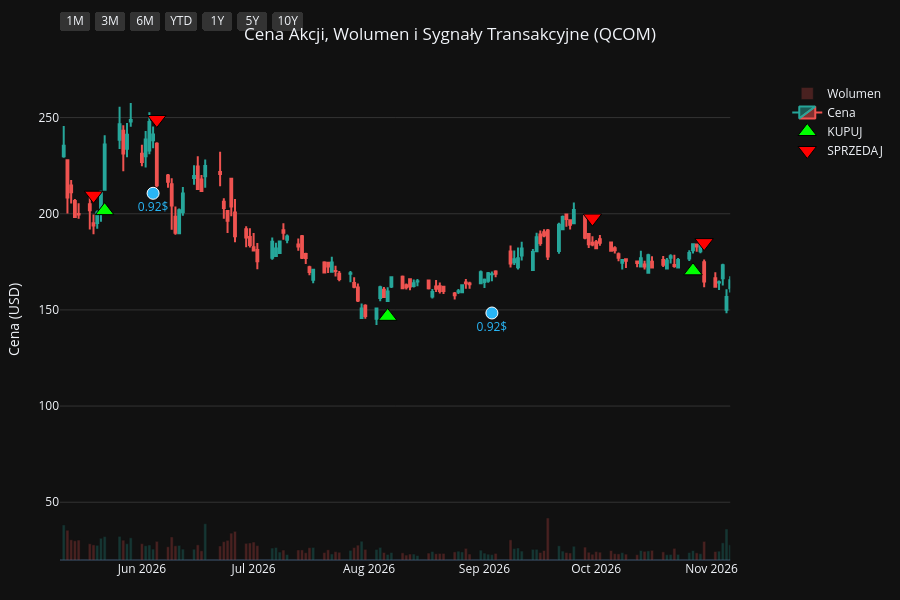
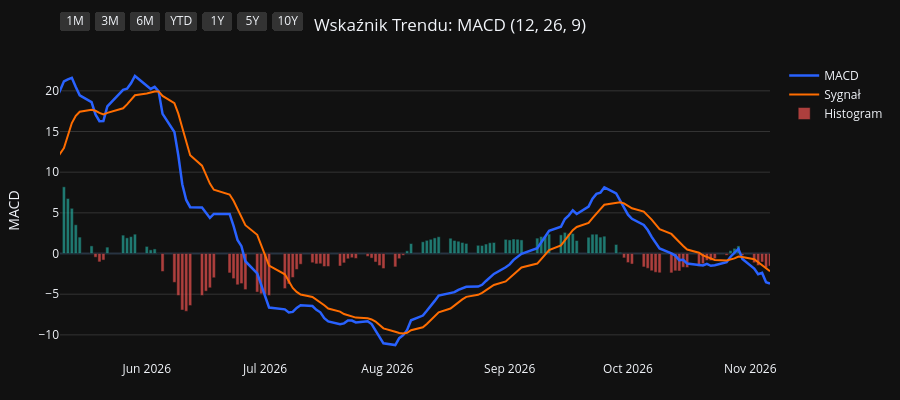
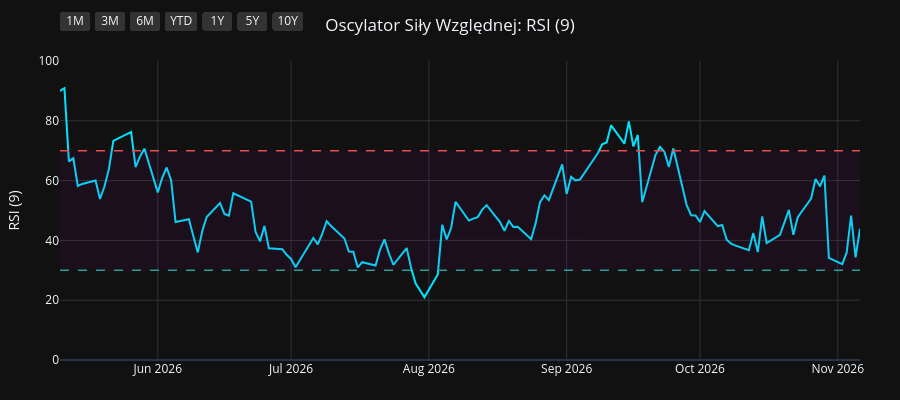
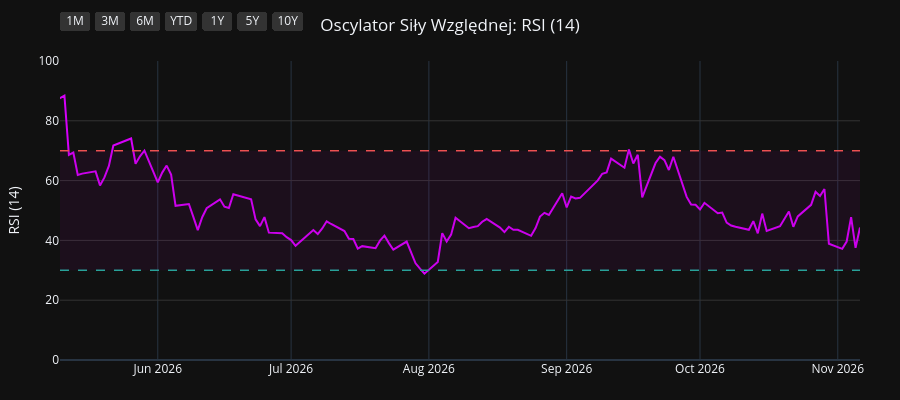

The notebook cell saved with these charts, in order:
### Code cell
import os
import yfinance as yf
import pandas as pd
import pandas_ta as ta
import plotly.graph_objects as go
from plotly.subplots import make_subplots

# 1. Pobranie i przygotowanie danych
symbol = os.environ.get("STOCK_TICKER", "").strip().upper()
if not symbol:
    raise RuntimeError("Set STOCK_TICKER before running price_extractor.ipynb")
df = yf.Ticker(symbol).history(period="10y")
df.index = df.index.tz_localize(None)

# Wskaźniki i sygnały
df.ta.macd(fast=12, slow=26, signal=9, append=True)
df.ta.rsi(length=9, append=True)
df.ta.rsi(length=14, append=True)
df.ta.rsi(length=21, append=True)
df.dropna(inplace=True)

macd = df['MACD_12_26_9']
signal = df['MACDs_12_26_9']
wczorajszy_macd = macd.shift(1)
wczorajszy_signal = signal.shift(1)

df['Decyzja'] = 'BRAK'
df.loc[(macd > signal) & (wczorajszy_macd <= wczorajszy_signal), 'Decyzja'] = 'KUPUJ'
df.loc[(macd < signal) & (wczorajszy_macd >= wczorajszy_signal), 'Decyzja'] = 'SPRZEDAJ'

df_kupuj = df[df['Decyzja'] == 'KUPUJ']
df_sprzedaj = df[df['Decyzja'] == 'SPRZEDAJ']
df_dywidendy = df[df['Dividends'] > 0]
df_splity = df[df['Stock Splits'] > 0]

# Wspólna konfiguracja osi X
konfiguracja_osi_x = dict(
    type="date",
    showspikes=True, spikemode="across", spikesnap="cursor", spikedash="dot", spikecolor="#ffffff", spikethickness=1, hoverformat="%Y-%m-%d",
    rangeselector=dict(
        buttons=list([
            dict(count=1, label="1M", step="month", stepmode="backward"),
            dict(count=3, label="3M", step="month", stepmode="backward"),
            dict(count=6, label="6M", step="month", stepmode="backward"),
            dict(count=1, label="YTD", step="year", stepmode="todate"),
            dict(count=1, label="1Y", step="year", stepmode="backward"),
            dict(count=5, label="5Y", step="year", stepmode="backward"),
            dict(step="all", label="10Y")
        ]),
        bgcolor="#333333", activecolor="#2962ff", x=0, y=1.1
    )
)

# ==========================================
# WYKRES 1: CENA + WOLUMEN + SYGNAŁY
# ==========================================
fig1 = make_subplots(specs=[[{"secondary_y": True}]])

kolory_wolumenu = ['#26a69a' if row['Close'] >= row['Open'] else '#ef5350' for index, row in df.iterrows()]
fig1.add_trace(go.Bar(x=df.index, y=df['Volume'], marker_color=kolory_wolumenu, opacity=0.25, name='Wolumen'), secondary_y=True)
fig1.add_trace(go.Candlestick(x=df.index, open=df['Open'], high=df['High'], low=df['Low'], close=df['Close'], name='Cena', increasing_line_color='#26a69a', decreasing_line_color='#ef5350'), secondary_y=False)
fig1.add_trace(go.Scatter(x=df_kupuj.index, y=df_kupuj['Low'] * 0.95, customdata=df_kupuj[['Low', 'High']], mode='markers', marker=dict(symbol='triangle-up', size=16, color='#00ff00', line=dict(width=1, color='black')), name='KUPUJ', hovertemplate='KUPUJ<br>Najniższa: %{customdata[0]:.2f}<br>Najwyższa: %{customdata[1]:.2f}<extra></extra>'), secondary_y=False)
fig1.add_trace(go.Scatter(x=df_sprzedaj.index, y=df_sprzedaj['High'] * 1.05, customdata=df_sprzedaj[['Low', 'High']], mode='markers', marker=dict(symbol='triangle-down', size=16, color='#ff0000', line=dict(width=1, color='black')), name='SPRZEDAJ', hovertemplate='SPRZEDAJ<br>Najniższa: %{customdata[0]:.2f}<br>Najwyższa: %{customdata[1]:.2f}<extra></extra>'), secondary_y=False)

if not df_dywidendy.empty:
    fig1.add_trace(go.Scatter(x=df_dywidendy.index, y=df_dywidendy['Low'] * 0.90, mode='markers+text', marker=dict(symbol='circle', size=12, color='#29b6f6', line=dict(width=1, color='white')), text=df_dywidendy['Dividends'].apply(lambda x: f"{x}$"), textposition="bottom center", name='Dywidenda', showlegend=False, hovertemplate='Dywidenda: %{text}<extra></extra>', textfont=dict(color="#29b6f6")), secondary_y=False)
if not df_splity.empty:
                    fig1.add_trace(go.Scatter(x=df_splity.index, y=df_splity['High'], mode='markers+text', marker=dict(symbol='star', size=16, color='#ffee58', line=dict(width=1, color='black')), text=df_splity['Stock Splits'].apply(lambda x: f"{x:g}:1" if x >= 1 else f"1:{1 / x:g}"), textposition="top center", name='Split', hovertemplate='%{text}<extra></extra>', textfont=dict(color="#ffee58")), secondary_y=False)

fig1.update_layout(title=dict(text=f"Cena Akcji, Wolumen i Sygnały Transakcyjne ({symbol})", x=0.5, xanchor='center'), dragmode='pan', xaxis_rangeslider_visible=False, template='plotly_dark', height=600, hovermode='x unified', margin=dict(l=60, r=40, t=60, b=40))
fig1.update_xaxes(**konfiguracja_osi_x)
fig1.update_xaxes(range=[df.index.max() - pd.Timedelta(days=180), df.index.max()])
fig1.update_yaxes(title_text="Cena (USD)", secondary_y=False, gridcolor='#333333')
fig1.update_yaxes(range=[0, df['Volume'].max() * 4], showgrid=False, showticklabels=False, secondary_y=True)
fig1.show(config={'scrollZoom': True})

# ==========================================
# WYKRES 2: WSKAŹNIK MACD
# ==========================================
fig2 = go.Figure()
fig2.add_trace(go.Scatter(x=df.index, y=df['MACD_12_26_9'], line=dict(color='#2962ff', width=2.5), name='MACD'))
fig2.add_trace(go.Scatter(x=df.index, y=df['MACDs_12_26_9'], line=dict(color='#ff6d00', width=2), name='Sygnał'))
kolory_macd = ['#26a69a' if val >= 0 else '#ef5350' for val in df['MACDh_12_26_9']]
fig2.add_trace(go.Bar(x=df.index, y=df['MACDh_12_26_9'], marker_color=kolory_macd, name='Histogram', opacity=0.7))
fig2.update_layout(title=dict(text="Wskaźnik Trendu: MACD (12, 26, 9)", x=0.5, xanchor='center'), dragmode='pan', xaxis_rangeslider_visible=False, template='plotly_dark', height=400, hovermode='x unified', margin=dict(l=60, r=40, t=60, b=40))
fig2.update_xaxes(**konfiguracja_osi_x)
fig2.update_xaxes(range=[df.index.max() - pd.Timedelta(days=180), df.index.max()])
fig2.update_yaxes(title_text="MACD", gridcolor='#333333')
fig2.show(config={'scrollZoom': True})

# ==========================================
# WYKRES 3: OSCYLATOR RSI (9)
# ==========================================
fig3 = go.Figure()
fig3.add_trace(go.Scatter(x=df.index, y=df['RSI_9'], line=dict(color='#00e5ff', width=2), name='RSI (9)'))
fig3.add_hline(y=70, line_dash="dash", line_color="#ef5350", line_width=1.5)
fig3.add_hline(y=30, line_dash="dash", line_color="#26a69a", line_width=1.5)
fig3.add_hrect(y0=30, y1=70, line_width=0, fillcolor="purple", opacity=0.1)
fig3.update_layout(title=dict(text="Oscylator Siły Względnej: RSI (9)", x=0.5, xanchor='center'), dragmode='pan', xaxis_rangeslider_visible=False, template='plotly_dark', height=400, hovermode='x unified', margin=dict(l=60, r=40, t=60, b=40))
fig3.update_xaxes(**konfiguracja_osi_x)
fig3.update_xaxes(range=[df.index.max() - pd.Timedelta(days=180), df.index.max()])
fig3.update_yaxes(title_text="RSI (9)", range=[0, 100], gridcolor='#333333')
fig3.show(config={'scrollZoom': True})

# ==========================================
# WYKRES 4: OSCYLATOR RSI (14)
# ==========================================
fig4 = go.Figure()
fig4.add_trace(go.Scatter(x=df.index, y=df['RSI_14'], line=dict(color='#d500f9', width=2), name='RSI (14)'))
fig4.add_hline(y=70, line_dash="dash", line_color="#ef5350", line_width=1.5)
fig4.add_hline(y=30, line_dash="dash", line_color="#26a69a", line_width=1.5)
fig4.add_hrect(y0=30, y1=70, line_width=0, fillcolor="purple", opacity=0.1)
fig4.update_layout(title=dict(text="Oscylator Siły Względnej: RSI (14)", x=0.5, xanchor='center'), dragmode='pan', xaxis_rangeslider_visible=False, template='plotly_dark', height=400, hovermode='x unified', margin=dict(l=60, r=40, t=60, b=40))
fig4.update_xaxes(**konfiguracja_osi_x)
fig4.update_xaxes(range=[df.index.max() - pd.Timedelta(days=180), df.index.max()])
fig4.update_yaxes(title_text="RSI (14)", range=[0, 100], gridcolor='#333333')
fig4.show(config={'scrollZoom': True})

# ==========================================
# WYKRES 5: OSCYLATOR RSI (21)
# ==========================================
fig5 = go.Figure()
fig5.add_trace(go.Scatter(x=df.index, y=df['RSI_21'], line=dict(color='#64dd17', width=2), name='RSI (21)'))
fig5.add_hline(y=70, line_dash="dash", line_color="#ef5350", line_width=1.5)
fig5.add_hline(y=30, line_dash="dash", line_color="#26a69a", line_width=1.5)
fig5.add_hrect(y0=30, y1=70, line_width=0, fillcolor="purple", opacity=0.1)
fig5.update_layout(title=dict(text="Oscylator Siły Względnej: RSI (21)", x=0.5, xanchor='center'), dragmode='pan', xaxis_rangeslider_visible=False, template='plotly_dark', height=400, hovermode='x unified', margin=dict(l=60, r=40, t=60, b=40))
fig5.update_xaxes(**konfiguracja_osi_x)
fig5.update_xaxes(range=[df.index.max() - pd.Timedelta(days=180), df.index.max()])
fig5.update_yaxes(title_text="RSI (21)", range=[0, 100], gridcolor='#333333')
fig5.show(config={'scrollZoom': True})

### Figure 1 — Plotly figure (JSON) as saved in the notebook; plotly's stock layout.template omitted (floating-point values rounded to 4 significant figures; data arrays with more than 128 entries replaced by an {"elided": "..."} marker saying what was removed)
{"data": [{"marker": {"color": {"elided": "2481 str values"}}, "name": "Wolumen", "opacity": 0.25, "type": "bar", "x": {"elided": "2481 str values"}, "xaxis": "x", "y": {"elided": "2481 int values"}, "yaxis": "y2"}, {"close": {"elided": "2481 float values"}, "decreasing": {"line": {"color": "#ef5350"}}, "high": {"elided": "2481 float values"}, "increasing": {"line": {"color": "#26a69a"}}, "low": {"elided": "2481 float values"}, "name": "Cena", "open": {"elided": "2481 float values"}, "type": "candlestick", "x": {"elided": "2481 str values"}, "xaxis": "x", "yaxis": "y"}, {"customdata": {"elided": "93x2 float values"}, "hovertemplate": "KUPUJ<br>Najniższa: %{customdata[0]:.2f}<br>Najwyższa: %{customdata[1]:.2f}<extra></extra>", "marker": {"color": "#00ff00", "line": {"color": "black", "width": 1}, "size": 16, "symbol": "triangle-up"}, "mode": "markers", "name": "KUPUJ", "type": "scatter", "x": ["2017-01-13T00:00:00", "2017-02-10T00:00:00", "2017-04-28T00:00:00", "2017-07-13T00:00:00", "2017-08-11T00:00:00", "2017-09-13T00:00:00", "2017-10-24T00:00:00", "2017-11-02T00:00:00", "2018-01-05T00:00:00", "2018-01-16T00:00:00", "2018-02-27T00:00:00", "2018-04-10T00:00:00", "2018-05-01T00:00:00", "2018-07-10T00:00:00", "2018-08-28T00:00:00", "2018-11-05T00:00:00", "2018-11-26T00:00:00", "2018-12-27T00:00:00", "2019-02-08T00:00:00", "2019-04-02T00:00:00", "2019-04-16T00:00:00", "2019-06-11T00:00:00", "2019-08-16T00:00:00", "2019-10-15T00:00:00", "2019-12-12T00:00:00", "2020-01-10T00:00:00", "2020-02-12T00:00:00", "2020-02-19T00:00:00", "2020-03-26T00:00:00", "2020-06-02T00:00:00", "2020-07-08T00:00:00", "2020-07-30T00:00:00", "2020-09-01T00:00:00", "2020-09-30T00:00:00", "2020-11-05T00:00:00", "2020-12-04T00:00:00", "2021-01-07T00:00:00", "2021-03-15T00:00:00", "2021-04-26T00:00:00", "2021-05-24T00:00:00", "2021-07-23T00:00:00", "2021-07-29T00:00:00", "2021-09-01T00:00:00", "2021-10-14T00:00:00", "2022-02-02T00:00:00", "2022-02-28T00:00:00", "2022-03-02T00:00:00", "2022-03-21T00:00:00", "2022-04-20T00:00:00", "2022-04-25T00:00:00", "2022-04-27T00:00:00", "2022-05-17T00:00:00", "2022-05-26T00:00:00", "2022-06-29T00:00:00", "2022-10-04T00:00:00", "2022-10-19T00:00:00", "2022-11-10T00:00:00", "2023-01-06T00:00:00", "2023-03-20T00:00:00", "2023-05-19T00:00:00", "2023-07-13T00:00:00", "2023-08-29T00:00:00", "2023-09-12T00:00:00", "2023-09-28T00:00:00", "2023-11-01T00:00:00", "2023-12-11T00:00:00", "2024-01-19T00:00:00", "2024-02-12T00:00:00", "2024-05-02T00:00:00", "2024-06-05T00:00:00", "2024-06-17T00:00:00", "2024-08-13T00:00:00", "2024-09-11T00:00:00", "2024-10-29T00:00:00", "2024-11-07T00:00:00", "2024-12-02T00:00:00", "2024-12-24T00:00:00", "2025-01-03T00:00:00", "2025-03-18T00:00:00", "2025-04-21T00:00:00", "2025-06-09T00:00:00", "2025-06-26T00:00:00", "2025-07-28T00:00:00", "2025-08-13T00:00:00", "2025-10-22T00:00:00", "2025-12-03T00:00:00", "2026-01-06T00:00:00", "2026-02-17T00:00:00", "2026-03-20T00:00:00", "2026-03-24T00:00:00", "2026-05-22T00:00:00", "2026-08-06T00:00:00", "2026-10-27T00:00:00"], "xaxis": "x", "y": [48.36, 38.69, 37.66, 41.85, 38.96, 38.21, 40.23, 40.38, 49.76, 50.16, 50.58, 41.54, 38.34, 44.86, 52.58, 48.95, 43.11, 43.25, 39.41, 46.06, 45.77, 56.65, 57.83, 61.99, 70.73, 73.59, 74.76, 72.6, 52.21, 65.96, 76.81, 83.76, 99.41, 97.78, 118.6, 126.0, 127.9, 109.0, 114.0, 110.8, 120.5, 124.2, 124.6, 107.4, 154.2, 143.9, 141.2, 131.3, 120.3, 112.4, 112.2, 117.4, 111.5, 109.6, 104.5, 96.16, 99.44, 96.16, 105.3, 92.77, 106.1, 97.84, 97.63, 97.34, 96.91, 120.3, 131.7, 134.8, 158.1, 186.0, 193.2, 147.8, 144.9, 155.9, 156.2, 144.1, 144.1, 141.3, 143.4, 122.7, 139.9, 144.3, 147.3, 142.2, 154.5, 158.5, 165.2, 131.0, 122.2, 119.8, 201.6, 146.7, 170.3], "yaxis": "y"}, {"customdata": {"elided": "93x2 float values"}, "hovertemplate": "SPRZEDAJ<br>Najniższa: %{customdata[0]:.2f}<br>Najwyższa: %{customdata[1]:.2f}<extra></extra>", "marker": {"color": "#ff0000", "line": {"color": "black", "width": 1}, "size": 16, "symbol": "triangle-down"}, "mode": "markers", "name": "SPRZEDAJ", "type": "scatter", "x": ["2017-01-17T00:00:00", "2017-03-22T00:00:00", "2017-06-08T00:00:00", "2017-07-20T00:00:00", "2017-09-06T00:00:00", "2017-10-18T00:00:00", "2017-10-31T00:00:00", "2017-11-29T00:00:00", "2018-01-09T00:00:00", "2018-01-30T00:00:00", "2018-03-06T00:00:00", "2018-04-23T00:00:00", "2018-06-13T00:00:00", "2018-08-16T00:00:00", "2018-09-24T00:00:00", "2018-11-08T00:00:00", "2018-12-24T00:00:00", "2019-01-17T00:00:00", "2019-03-29T00:00:00", "2019-04-03T00:00:00", "2019-05-08T00:00:00", "2019-07-12T00:00:00", "2019-09-20T00:00:00", "2019-11-20T00:00:00", "2019-12-31T00:00:00", "2020-01-24T00:00:00", "2020-02-18T00:00:00", "2020-02-20T00:00:00", "2020-05-15T00:00:00", "2020-06-23T00:00:00", "2020-07-10T00:00:00", "2020-08-19T00:00:00", "2020-09-03T00:00:00", "2020-10-26T00:00:00", "2020-11-23T00:00:00", "2020-12-11T00:00:00", "2021-01-27T00:00:00", "2021-04-20T00:00:00", "2021-05-04T00:00:00", "2021-07-16T00:00:00", "2021-07-27T00:00:00", "2021-08-09T00:00:00", "2021-09-07T00:00:00", "2021-11-30T00:00:00", "2022-02-11T00:00:00", "2022-03-01T00:00:00", "2022-03-03T00:00:00", "2022-04-05T00:00:00", "2022-04-22T00:00:00", "2022-04-26T00:00:00", "2022-05-11T00:00:00", "2022-05-18T00:00:00", "2022-06-13T00:00:00", "2022-08-01T00:00:00", "2022-10-11T00:00:00", "2022-11-03T00:00:00", "2022-12-07T00:00:00", "2023-02-09T00:00:00", "2023-04-12T00:00:00", "2023-06-22T00:00:00", "2023-08-03T00:00:00", "2023-09-08T00:00:00", "2023-09-21T00:00:00", "2023-10-23T00:00:00", "2023-11-28T00:00:00", "2023-12-29T00:00:00", "2024-01-30T00:00:00", "2024-03-18T00:00:00", "2024-06-04T00:00:00", "2024-06-06T00:00:00", "2024-06-21T00:00:00", "2024-09-06T00:00:00", "2024-10-23T00:00:00", "2024-10-30T00:00:00", "2024-11-12T00:00:00", "2024-12-18T00:00:00", "2025-01-02T00:00:00", "2025-02-07T00:00:00", "2025-04-01T00:00:00", "2025-05-27T00:00:00", "2025-06-20T00:00:00", "2025-07-09T00:00:00", "2025-07-31T00:00:00", "2025-09-30T00:00:00", "2025-11-07T00:00:00", "2025-12-19T00:00:00", "2026-01-12T00:00:00", "2026-03-12T00:00:00", "2026-03-23T00:00:00", "2026-05-19T00:00:00", "2026-06-05T00:00:00", "2026-09-30T00:00:00", "2026-10-30T00:00:00"], "xaxis": "x", "y": [54.1, 46.59, 47.89, 45.65, 42.27, 43.85, 43.7, 57.26, 55.3, 57.02, 53.82, 43.87, 51.54, 56.56, 63.77, 51.94, 47.91, 48.18, 50.83, 51.47, 75.69, 66.81, 70.68, 79.36, 80.35, 84.4, 80.55, 83.16, 70.89, 83.3, 85.98, 104.3, 112.5, 118.9, 135.9, 139.5, 149.2, 125.7, 126.8, 133.6, 134.1, 138.5, 136.3, 175.9, 165.9, 162.5, 162.2, 144.3, 130.4, 129.4, 131.3, 130.3, 125.4, 142.6, 108.0, 102.2, 116.2, 130.6, 121.0, 114.2, 116.5, 105.5, 108.0, 109.0, 125.4, 144.4, 147.6, 170.9, 206.4, 212.4, 215.6, 164.2, 173.7, 172.8, 168.3, 163.0, 159.3, 173.2, 155.9, 151.8, 158.7, 165.2, 160.4, 171.6, 179.2, 183.2, 181.8, 140.3, 139.4, 209.7, 249.0, 197.8, 185.0], "yaxis": "y"}, {"hovertemplate": "Dywidenda: %{text}<extra></extra>", "marker": {"color": "#29b6f6", "line": {"color": "white", "width": 1}, "size": 12, "symbol": "circle"}, "mode": "markers+text", "name": "Dywidenda", "showlegend": false, "text": ["0.53$", "0.57$", "0.57$", "0.57$", "0.57$", "0.62$", "0.62$", "0.62$", "0.62$", "0.62$", "0.62$", "0.62$", "0.62$", "0.65$", "0.65$", "0.65$", "0.65$", "0.68$", "0.68$", "0.68$", "0.68$", "0.75$", "0.75$", "0.75$", "0.75$", "0.8$", "0.8$", "0.8$", "0.8$", "0.85$", "0.85$", "0.85$", "0.85$", "0.89$", "0.89$", "0.89$", "0.89$", "0.92$", "0.92$"], "textfont": {"color": "#29b6f6"}, "textposition": "bottom center", "type": "scatter", "x": ["2017-02-27T00:00:00", "2017-05-26T00:00:00", "2017-08-28T00:00:00", "2017-11-28T00:00:00", "2018-02-27T00:00:00", "2018-05-29T00:00:00", "2018-09-04T00:00:00", "2018-12-06T00:00:00", "2019-03-06T00:00:00", "2019-06-05T00:00:00", "2019-09-11T00:00:00", "2019-12-04T00:00:00", "2020-03-04T00:00:00", "2020-06-03T00:00:00", "2020-09-02T00:00:00", "2020-12-02T00:00:00", "2021-03-03T00:00:00", "2021-06-02T00:00:00", "2021-09-01T00:00:00", "2021-12-01T00:00:00", "2022-03-02T00:00:00", "2022-06-01T00:00:00", "2022-08-31T00:00:00", "2022-11-30T00:00:00", "2023-03-01T00:00:00", "2023-05-31T00:00:00", "2023-08-30T00:00:00", "2023-11-29T00:00:00", "2024-02-28T00:00:00", "2024-05-30T00:00:00", "2024-09-05T00:00:00", "2024-12-05T00:00:00", "2025-03-06T00:00:00", "2025-06-05T00:00:00", "2025-09-04T00:00:00", "2025-12-04T00:00:00", "2026-03-05T00:00:00", "2026-06-04T00:00:00", "2026-09-03T00:00:00"], "xaxis": "x", "y": [39.36, 40.49, 36.72, 48.38, 47.91, 42.32, 50.85, 41.66, 40.67, 50.28, 60.14, 62.41, 61.03, 65.89, 96.5, 119.0, 105.2, 106.4, 118.0, 142.1, 133.7, 113.0, 108.0, 97.74, 102.4, 93.6, 94.32, 108.5, 132.4, 174.8, 139.6, 138.6, 134.3, 128.9, 136.2, 153.5, 121.1, 210.6, 148.4], "yaxis": "y"}], "layout": {"dragmode": "pan", "height": 600, "hovermode": "x unified", "margin": {"b": 40, "l": 60, "r": 40, "t": 60}, "title": {"text": "Cena Akcji, Wolumen i Sygnały Transakcyjne (QCOM)", "x": 0.5, "xanchor": "center"}, "xaxis": {"anchor": "y", "domain": [0.0, 0.94], "hoverformat": "%Y-%m-%d", "range": ["2026-05-10T00:00:00", "2026-11-06T00:00:00"], "rangeselector": {"activecolor": "#2962ff", "bgcolor": "#333333", "buttons": [{"count": 1, "label": "1M", "step": "month", "stepmode": "backward"}, {"count": 3, "label": "3M", "step": "month", "stepmode": "backward"}, {"count": 6, "label": "6M", "step": "month", "stepmode": "backward"}, {"count": 1, "label": "YTD", "step": "year", "stepmode": "todate"}, {"count": 1, "label": "1Y", "step": "year", "stepmode": "backward"}, {"count": 5, "label": "5Y", "step": "year", "stepmode": "backward"}, {"label": "10Y", "step": "all"}], "x": 0, "y": 1.1}, "rangeslider": {"visible": false}, "showspikes": true, "spikecolor": "#ffffff", "spikedash": "dot", "spikemode": "across", "spikesnap": "cursor", "spikethickness": 1, "type": "date"}, "yaxis": {"anchor": "x", "domain": [0.0, 1.0], "gridcolor": "#333333", "title": {"text": "Cena (USD)"}}, "yaxis2": {"anchor": "x", "overlaying": "y", "range": [0, 624077200], "showgrid": false, "showticklabels": false, "side": "right"}}}

### Figure 2 — Plotly figure (JSON) as saved in the notebook; plotly's stock layout.template omitted (floating-point values rounded to 4 significant figures; data arrays with more than 128 entries replaced by an {"elided": "..."} marker saying what was removed)
{"data": [{"line": {"color": "#2962ff", "width": 2.5}, "name": "MACD", "type": "scatter", "x": {"elided": "2481 str values"}, "y": {"elided": "2481 float values"}}, {"line": {"color": "#ff6d00", "width": 2}, "name": "Sygnał", "type": "scatter", "x": {"elided": "2481 str values"}, "y": {"elided": "2481 float values"}}, {"marker": {"color": {"elided": "2481 str values"}}, "name": "Histogram", "opacity": 0.7, "type": "bar", "x": {"elided": "2481 str values"}, "y": {"elided": "2481 float values"}}], "layout": {"dragmode": "pan", "height": 400, "hovermode": "x unified", "margin": {"b": 40, "l": 60, "r": 40, "t": 60}, "title": {"text": "Wskaźnik Trendu: MACD (12, 26, 9)", "x": 0.5, "xanchor": "center"}, "xaxis": {"hoverformat": "%Y-%m-%d", "range": ["2026-05-10T00:00:00", "2026-11-06T00:00:00"], "rangeselector": {"activecolor": "#2962ff", "bgcolor": "#333333", "buttons": [{"count": 1, "label": "1M", "step": "month", "stepmode": "backward"}, {"count": 3, "label": "3M", "step": "month", "stepmode": "backward"}, {"count": 6, "label": "6M", "step": "month", "stepmode": "backward"}, {"count": 1, "label": "YTD", "step": "year", "stepmode": "todate"}, {"count": 1, "label": "1Y", "step": "year", "stepmode": "backward"}, {"count": 5, "label": "5Y", "step": "year", "stepmode": "backward"}, {"label": "10Y", "step": "all"}], "x": 0, "y": 1.1}, "rangeslider": {"visible": false}, "showspikes": true, "spikecolor": "#ffffff", "spikedash": "dot", "spikemode": "across", "spikesnap": "cursor", "spikethickness": 1, "type": "date"}, "yaxis": {"gridcolor": "#333333", "title": {"text": "MACD"}}}}

### Figure 3 — Plotly figure (JSON) as saved in the notebook; plotly's stock layout.template omitted (floating-point values rounded to 4 significant figures; data arrays with more than 128 entries replaced by an {"elided": "..."} marker saying what was removed)
{"data": [{"line": {"color": "#00e5ff", "width": 2}, "name": "RSI (9)", "type": "scatter", "x": {"elided": "2481 str values"}, "y": {"elided": "2481 float values"}}], "layout": {"dragmode": "pan", "height": 400, "hovermode": "x unified", "margin": {"b": 40, "l": 60, "r": 40, "t": 60}, "shapes": [{"line": {"color": "#ef5350", "dash": "dash", "width": 1.5}, "type": "line", "x0": 0, "x1": 1, "xref": "x domain", "y0": 70, "y1": 70, "yref": "y"}, {"line": {"color": "#26a69a", "dash": "dash", "width": 1.5}, "type": "line", "x0": 0, "x1": 1, "xref": "x domain", "y0": 30, "y1": 30, "yref": "y"}, {"fillcolor": "purple", "line": {"width": 0}, "opacity": 0.1, "type": "rect", "x0": 0, "x1": 1, "xref": "x domain", "y0": 30, "y1": 70, "yref": "y"}], "title": {"text": "Oscylator Siły Względnej: RSI (9)", "x": 0.5, "xanchor": "center"}, "xaxis": {"hoverformat": "%Y-%m-%d", "range": ["2026-05-10T00:00:00", "2026-11-06T00:00:00"], "rangeselector": {"activecolor": "#2962ff", "bgcolor": "#333333", "buttons": [{"count": 1, "label": "1M", "step": "month", "stepmode": "backward"}, {"count": 3, "label": "3M", "step": "month", "stepmode": "backward"}, {"count": 6, "label": "6M", "step": "month", "stepmode": "backward"}, {"count": 1, "label": "YTD", "step": "year", "stepmode": "todate"}, {"count": 1, "label": "1Y", "step": "year", "stepmode": "backward"}, {"count": 5, "label": "5Y", "step": "year", "stepmode": "backward"}, {"label": "10Y", "step": "all"}], "x": 0, "y": 1.1}, "rangeslider": {"visible": false}, "showspikes": true, "spikecolor": "#ffffff", "spikedash": "dot", "spikemode": "across", "spikesnap": "cursor", "spikethickness": 1, "type": "date"}, "yaxis": {"gridcolor": "#333333", "range": [0, 100], "title": {"text": "RSI (9)"}}}}

### Figure 4 — Plotly figure (JSON) as saved in the notebook; plotly's stock layout.template omitted (floating-point values rounded to 4 significant figures; data arrays with more than 128 entries replaced by an {"elided": "..."} marker saying what was removed)
{"data": [{"line": {"color": "#d500f9", "width": 2}, "name": "RSI (14)", "type": "scatter", "x": {"elided": "2481 str values"}, "y": {"elided": "2481 float values"}}], "layout": {"dragmode": "pan", "height": 400, "hovermode": "x unified", "margin": {"b": 40, "l": 60, "r": 40, "t": 60}, "shapes": [{"line": {"color": "#ef5350", "dash": "dash", "width": 1.5}, "type": "line", "x0": 0, "x1": 1, "xref": "x domain", "y0": 70, "y1": 70, "yref": "y"}, {"line": {"color": "#26a69a", "dash": "dash", "width": 1.5}, "type": "line", "x0": 0, "x1": 1, "xref": "x domain", "y0": 30, "y1": 30, "yref": "y"}, {"fillcolor": "purple", "line": {"width": 0}, "opacity": 0.1, "type": "rect", "x0": 0, "x1": 1, "xref": "x domain", "y0": 30, "y1": 70, "yref": "y"}], "title": {"text": "Oscylator Siły Względnej: RSI (14)", "x": 0.5, "xanchor": "center"}, "xaxis": {"hoverformat": "%Y-%m-%d", "range": ["2026-05-10T00:00:00", "2026-11-06T00:00:00"], "rangeselector": {"activecolor": "#2962ff", "bgcolor": "#333333", "buttons": [{"count": 1, "label": "1M", "step": "month", "stepmode": "backward"}, {"count": 3, "label": "3M", "step": "month", "stepmode": "backward"}, {"count": 6, "label": "6M", "step": "month", "stepmode": "backward"}, {"count": 1, "label": "YTD", "step": "year", "stepmode": "todate"}, {"count": 1, "label": "1Y", "step": "year", "stepmode": "backward"}, {"count": 5, "label": "5Y", "step": "year", "stepmode": "backward"}, {"label": "10Y", "step": "all"}], "x": 0, "y": 1.1}, "rangeslider": {"visible": false}, "showspikes": true, "spikecolor": "#ffffff", "spikedash": "dot", "spikemode": "across", "spikesnap": "cursor", "spikethickness": 1, "type": "date"}, "yaxis": {"gridcolor": "#333333", "range": [0, 100], "title": {"text": "RSI (14)"}}}}
